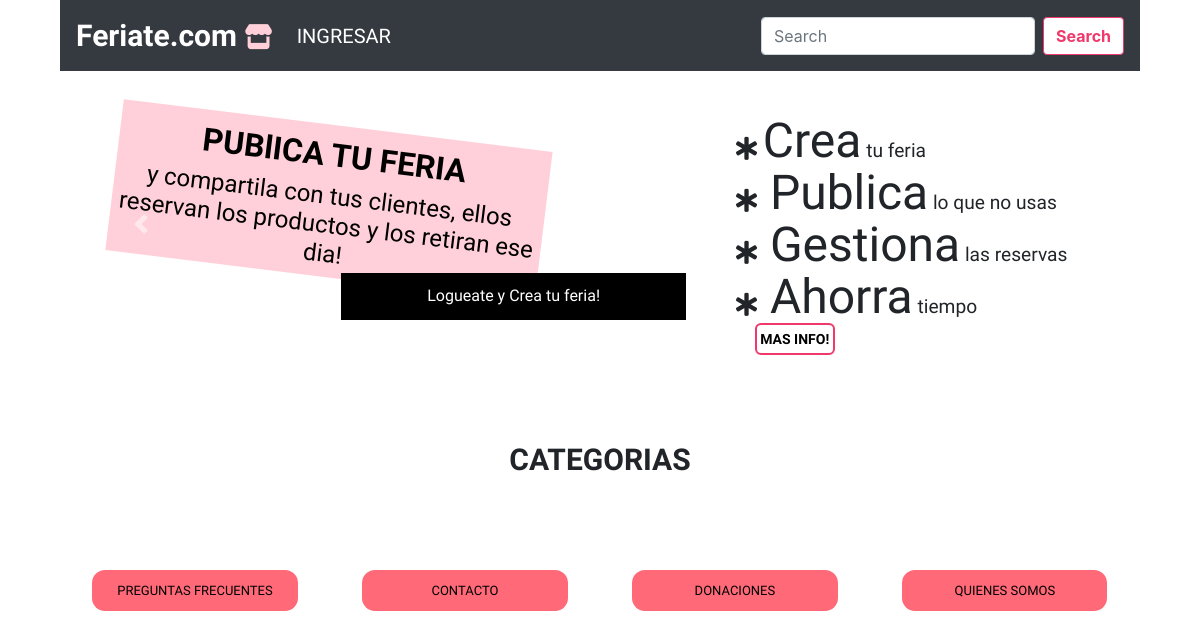
Page /home.php on the earlier database version.
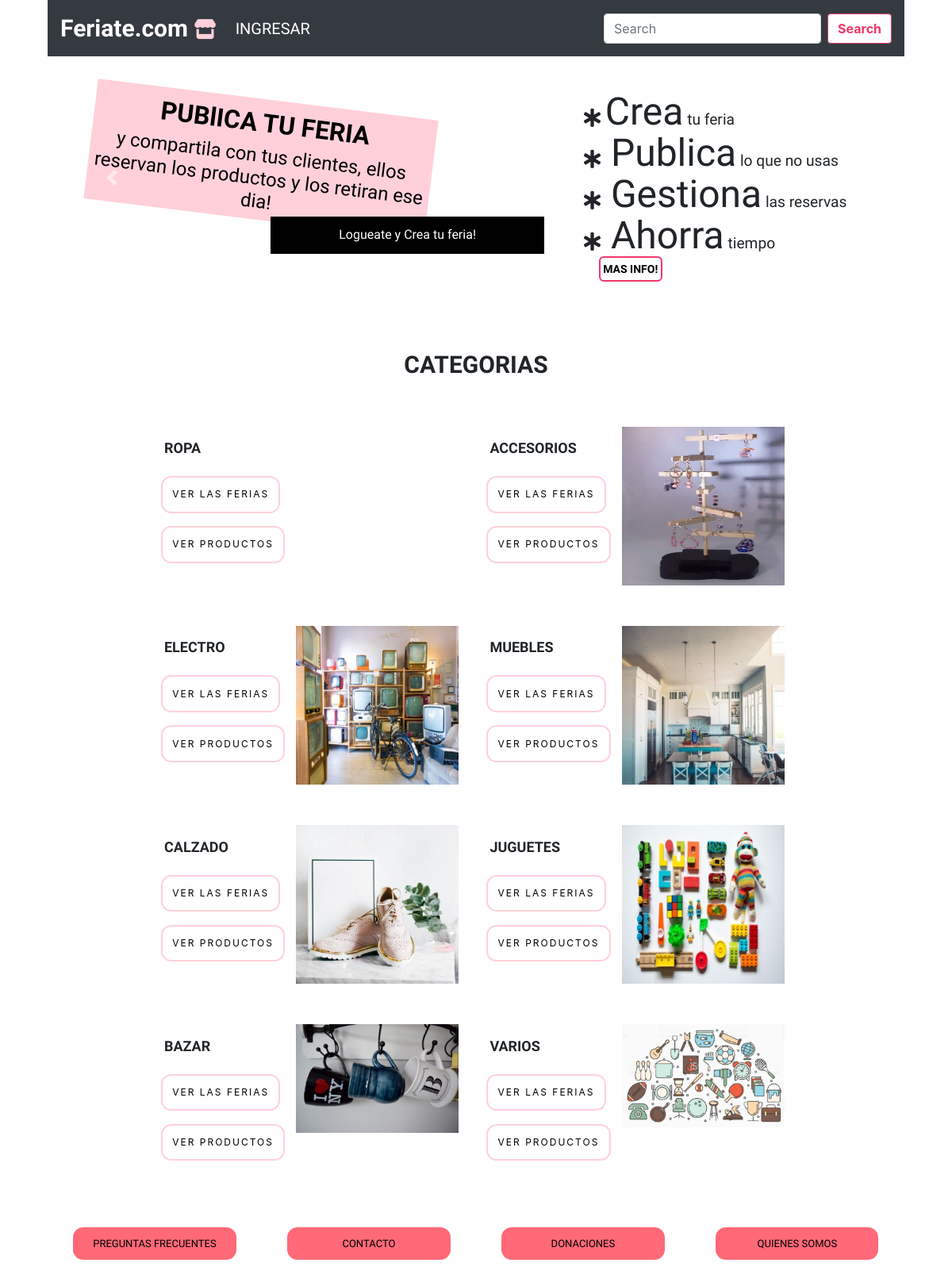
Same page on the later database version.
### tables this page shows
CREATE TABLE `categorias` (
    `cat_id` int(11) NOT NULL AUTO_INCREMENT,
    `cat_nombre` varchar(45) NOT NULL,
    `cat_img` longtext,
    `cat_descripcion` varchar(45) DEFAULT NULL,
    PRIMARY KEY (`cat_id`)
  );

### resources/funciones_productos.php (called while the page is built, shortened)
<?php
require_once("funciones_usuarios.php");
function traerCategorias(){
  global $db;
   $query = $db->prepare("SELECT * FROM feriate_db.categorias");
   $query->execute();
   $categorias = $query->fetchAll(PDO::FETCH_ASSOC);
  return $categorias;
}
 ?>

### home.php (the view, shortened to what this page needs)
<!DOCTYPE html>
<html lang="en" dir="ltr">
<head>
  <?php
  include("head_home.php");
  include("./resources/funciones_productos.php");
   ?>
  <link rel="stylesheet" href="./css/style.css">
</head>
  <body>
      <header>
        <?php include("header.php") ?>
        </header>
        <div class="encabezado">
            <?php include("slides.php") ?>
        </div>
      <main>
          <h1 class="titulo">CATEGORIAS</h1>
          <div class="categorias">
            <article class="cat">
            <div class="texto">
              <?php foreach (traerCategorias() as $categoria) :?>
                <h2><?php echo  strtoupper($categoria["cat_nombre"]) ?></h2>
                <a href="ferias.php?categoria=<?php echo $categoria["cat_nombre"] ?>"><button type="button" name="button">VER LAS FERIAS</button></a>
                <a href="productos.php?categoria=<?php echo $categoria["cat_nombre"] ?>"><button type="button" name="button">VER PRODUCTOS</button></a>
                </div>
                <div class="imagen">
                  <img src="images/<?php echo $categoria["cat_img"] ?>" alt="">
                </div>
                </article>
                <article class="cat">
                <div class="texto">
              <?php endforeach; ?>
            </article>
    </div>
  </main>
  <footer>
  <?php include("footer.php") ?>
  </footer>
</body>
</html>

Differences in the rows shown:
added categorias: cat_nombre "ROPA"
added categorias: cat_nombre "ACCESORIOS", cat_img (picture)
added categorias: cat_nombre "ELECTRO", cat_img (picture)
added categorias: cat_nombre "MUEBLES", cat_img (picture)
added categorias: cat_nombre "CALZADO", cat_img (picture)
added categorias: cat_nombre "JUGUETES", cat_img (picture)
added categorias: cat_nombre "BAZAR", cat_img (picture)
added categorias: cat_nombre "VARIOS", cat_img (picture)
